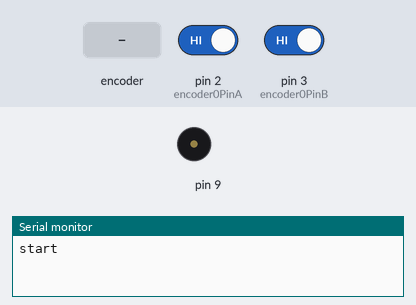
A sketch run on a simulated Arduino Uno, built with avr-gcc and run on an emulated ATmega328P. Shown: buzzer (waves = sounding), the last lines printed to the serial monitor. The test bench sets the inputs (shaded band); at power-on: pin 2 (encoder0PinA) HIGH, pin 3 (encoder0PinB) HIGH.

Above: at 1.2 s.
1.3 s: rotary encoder on pin 2 (encoder0PinA) / pin 3 (encoder0PinB) turned 1 step (first pin leading)
At 2.6 s:
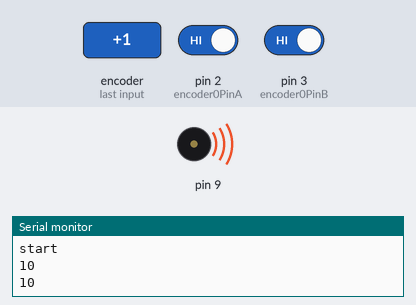
3.0 s: rotary encoder on pin 2 (encoder0PinA) / pin 3 (encoder0PinB) turned 2 steps (second pin leading)
At 3.9 s:
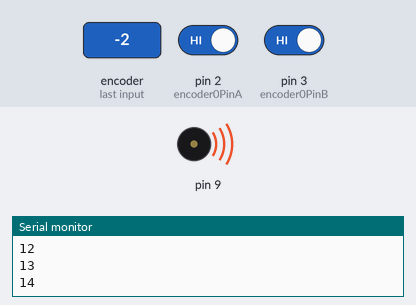
Timing chart, 0 to 6.0 s (numbered marks = the images above; inputs shaded):
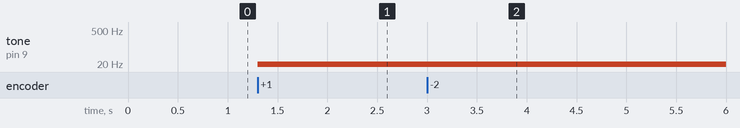

Measured:
- after the input at 1.3 s, tone on pin 9: silent → 10 Hz at once
- after the input at 3.0 s, tone on pin 9: 10 Hz → 11 Hz at once, → 12 Hz 0.05 s later, → 13 Hz 0.15 s later, → 14 Hz 0.05 s later

The sketch:

encoder_dorph2.ino
```cpp
#define encoder0PinA  2
#define encoder0PinB  3

int encoder0Pos = 0;
int TT = 31;
void setup() {


  pinMode(encoder0PinA, INPUT);
  digitalWrite(encoder0PinA, HIGH);       // turn on pullup resistor
  pinMode(encoder0PinB, INPUT);
  digitalWrite(encoder0PinB, HIGH);       // turn on pullup resistor

  attachInterrupt(0, doEncoder, CHANGE);  // encoder pin on interrupt 0 - pin 2
  Serial.begin (115200);
  Serial.println("start");                // a personal quirk

}

void loop(){}

void doEncoder() {

  if (digitalRead(encoder0PinA) == digitalRead(encoder0PinB))
  {
    encoder0Pos++;
  }

  else
  {
    encoder0Pos--;
  }

  encoder0Pos = constrain(encoder0Pos ,10, 1000);
  tone(9, encoder0Pos);
  Serial.println(encoder0Pos);

}
```
